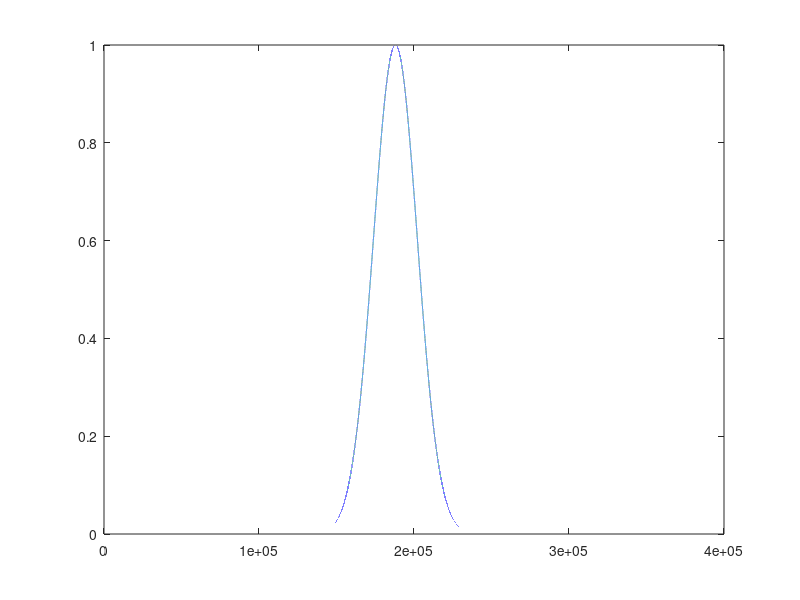
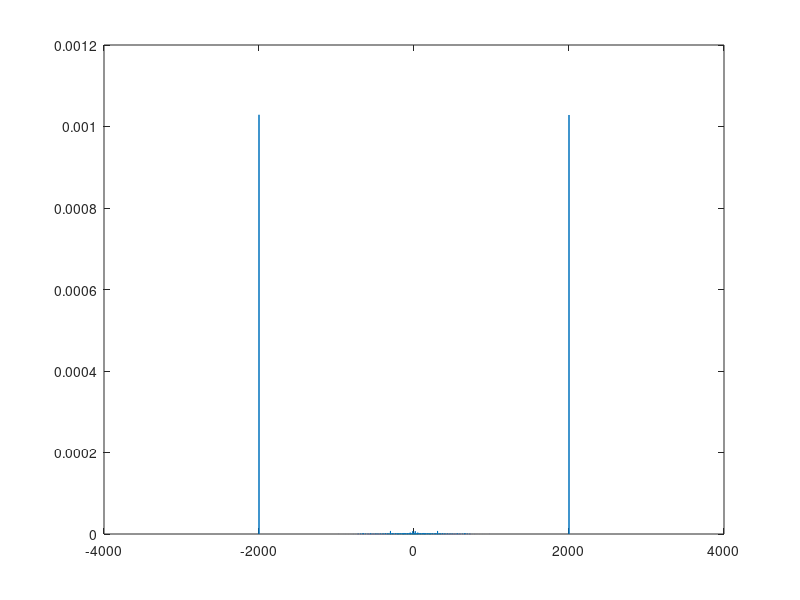
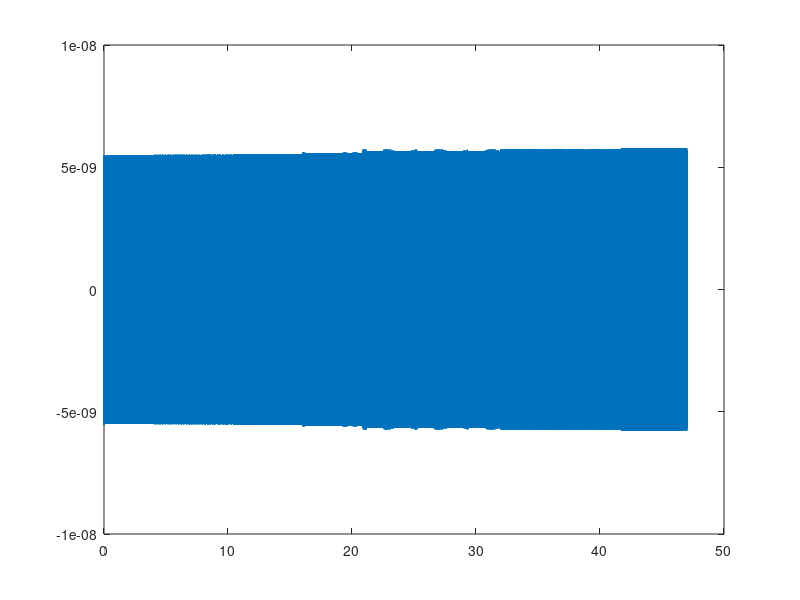

The MATLAB script that drew these images, in order:
% Plays competing signal in frequency band next to distortion
% Only works for sinusoidal distortions 
clear all
f = 2000;
fs = 8000;
n = 8000*47;
t = [0 :1/fs: 47-1/fs];
fas = pi*[-1 : 2/n : 1-1/n]*fs/(2*pi);
noise = sqrt(600)*sin(f*(2*pi)*t);
%plot(t, noise)

%sound(noise,fs);

G = transpose(gausswin(8000*47, 8000/600));
plot(G)
H = fftshift(fft(noise)).*G;
h = ifft(H);
figure
plot(fas,abs(H))
figure;
plot(t,h)
%sound(abs(h),fs);